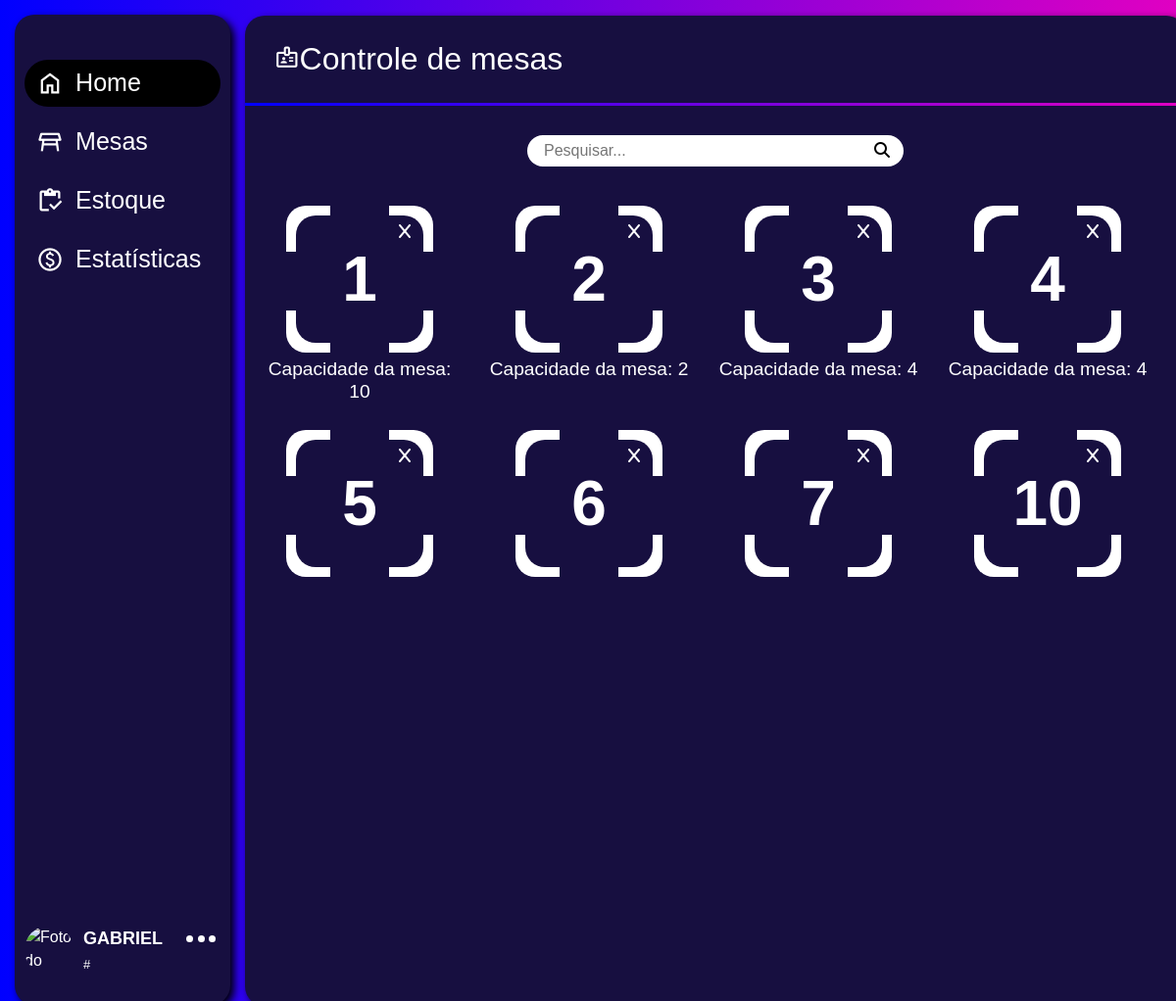
Page /ADM/app/pagina-inicial/controle-de-mesas/controle_mesas.php (signed in) on the committed database.
### tables this page shows
CREATE TABLE IF NOT EXISTS `mesas` (
  `mesa` int NOT NULL AUTO_INCREMENT,
  `qtdCadeiras` int NOT NULL,
  `estado` varchar(50) NOT NULL DEFAULT 'Livre',
  `chamando` char(3) NOT NULL DEFAULT 'não',
  PRIMARY KEY (`mesa`)
);

### ADM/app/pagina-inicial/controle-de-mesas/controle_mesas.php (the view, shortened to what this page needs)
<?php
include_once(__DIR__ . '/../../../PHP/conn.php');
$nomeFunc = $_SESSION['nome'];
$idFunc = $_SESSION['id_func'];
$parts = explode(" ", $nomeFunc);
$primeiroNome = $parts[0];
$avatar = '../../../../imgbd/' . $_SESSION['avatarSession'];
if(!empty($_GET['search'])){
    $dados = $_GET['search'];
    $sqlc = "SELECT * FROM mesas WHERE mesa LIKE '%$dados%'";
}else{
    $sqlc = "SELECT * FROM mesas";
}
$mesa = $sql->query($sqlc);
?>
<!DOCTYPE html>
<html lang="pt-br">
<head>
    <link href="https://cdn.jsdelivr.net/npm/bootstrap@5.3.0-alpha3/dist/css/bootstrap.min.css" rel="stylesheet">
    <link rel="stylesheet" href="../../../assets/css/menu.css">
    <link rel="stylesheet" href="../../../assets/css/paginaInicial/cont-func.css">
</head>
<body>
    <div class="fundo">
        <aside class="sidebar">
            <nav>
                <a href="../home.php">
                    <button class="active">
                        <span>
                            <i class="material-symbols-outlined">home</i>
                            <span>Home</span>
                        </span>
                    </button>
                </a>
                <a href="../../mesas/home_mesa.php">
                    <button>
                        <span>
                            <i class="material-symbols-outlined">table_restaurant</i>
                            <span>Mesas</span>
                        </span>
                    </button>
                </a>
                <a href="../../estoque/estoque.php">
                    <button>
                        <span>
                            <i class="material-symbols-outlined">inventory</i>
                            <span>Estoque</span>
                        </span>
                    </button>
                </a>
                <a href="../../estatisticas/estatisticas.php">
                    <button>
                        <span>
                            <i class="material-symbols-outlined">paid</i>
                            <span>Estatísticas</span>
                        </span>
                    </button>
                </a>
            </nav>
            <header class="sidebar-header">
                <img class="logo-img" src="<?php echo $avatar; ?>" alt="Foto do usuário">
                <span class="dados">
                    <span class="nome"><?php echo $primeiroNome; ?></span>
                    <br>
                    <span class="id">#<?php echo $idFunc; ?></span>
                </span>
                <span id="options">
                    <span class="opcoes">
                        <span class="ball"></span>
                        <span class="ball"></span>
                        <span class="ball"></span>
                    </span>
                </span>
            </header>
        </aside>
        <main class="main">
            <div class="header">
                <div><i class="material-symbols-outlined">badge</i><span>Controle de mesas</span></div>
            </div>
            <hr>
            <div class="mainArea">
                <div class="searchArea">
                    <form action="" method="get">
                        <div class="row">
                            <div class="col-10">
                                <input type="text" name="search" placeholder="Pesquisar..." class="searchBar" id="search" />
                            </div>
                            <div class="col-2">
                                <button type="submit" class="searchButton">
                                    <i class="fa-solid fa-magnifying-glass"></i>
                                </button>
                            </div>
                        </div>
                    </form>
                </div>
                <div class="container row mesasArea" id="mesasContainer">
                <?php foreach($mesa as $mesas): ?>
                    <div class="col-3 mesaArea">
                        <div class="mesa">
                            <div class="fundoMesa">
                                <div class="fondoMesaAzul">
                                    <div class="linhaVertical"></div>
                                    <h1 id="nMesaGrande"><?php echo $mesas['mesa']; ?></h1>
                                    <a href="../../../PHP/delete_mesa.php?mesa=<?php echo $mesas['mesa'];?>" class="excluirMesa"><i class="fa-solid fa-x" ></i></a>
                                </div>
                            </div>
                        </div>
                        <h2 class="Capacidade">Capacidade da mesa: <span id="nPessoas"><?php echo $mesas['qtdCadeiras']; ?></span></h2>
                    </div>
                    <?php endforeach; ?>
                </div>
            </div>
        </main>
    </div>
</body>
</html>

### ADM/assets/css/menu.css (style rules this page uses)
:root { --rosa: #E000C2; --azulClaro: #07E8FF; --azul: #0000FF; --azulEscuro:#170F40; --azulDiferenciado:#3214E1; }
* { box-sizing: border-box; }
body { margin: 0; font-family: sans-serif; color: #fff; }
.fundo { position: absolute; background-image: linear-gradient(to left, var(--rosa), var(--azul)); width: 100%; height: 100%; }
.sidebar { position: fixed; background-color: var(--azulEscuro); top: 15px; left: 15px; height: 95%; display: flex; flex-direction: column; align-items: flex-start; width: 220px; padding: 40px 10px 30px 10px; border-radius: 20px; box-shadow: 4px 4px 8px black; }
.sidebar-header { display: flex; width: 100%; margin-top: 16px; }
.dados { display: inline-block; margin-left: 10px; }
.nome { font-weight: bold; font-size: 18px; }
.id { font-size: 13px; }
#options { display: flex; justify-content: flex-end; gap: 1; width: 100%; height: 20px; }
.opcoes { text-align: center; width: 40px; height: 20px; z-index: 2; cursor: pointer; }
.ball { display: inline-block; background-color: #fff; width: 7px; height: 7px; border-radius: 50%; cursor: pointer; }
.logo-img { width: 50px; max-height: 50px; border-radius: 50%; object-fit: cover; transition: transform .4s; }
.sidebar button { height: 60px; background: transparent; border: 0; font-family: inherit; color: inherit; cursor: pointer; text-align: left; padding: 0; width: 100%; }
.sidebar button > span { display: inline-flex; align-items: center; gap: 12px; height: 48px; border-radius: 24px; padding: 0 16px 0 12px; line-height: 1; transition: all .2s; width: 100%; font-size: 1.2rem; }
.active > span { background-color: #000; }
.sidebar button i { position: relative; font-size: 28px; transition: .2s; }
.sidebar button span { font-size: 1.4em; }
.sidebar>nav { flex: 1 1 auto; display: flex; flex-direction: column; width: 100%; font-size: .8em; }
.sidebar>nav a { text-decoration: none; color: #FFF; }
.main { margin-left: 250px; margin-top: 16px; height: 95%; width: 80%; border-radius: 20px; background-color: var(--azulEscuro); box-shadow: 4px 4px 8px black; }
.header { margin-left: 30px; padding-top: 20px; padding-bottom: 5px; display: flex; justify-content: space-between; align-items: center; }
.header i { font-size: 1.6em; }
.header span { font-size: 2em; }
.main hr { background-image: linear-gradient(to right, var(--azul), var(--rosa)); height: 3px; border: none; padding: 0px; opacity: 100; }

### ADM/assets/css/paginaInicial/cont-func.css (style rules this page uses)
.id { width: 55px; }
.searchArea { background-color: #fff; margin: auto; margin-top: 30px; margin-bottom: 20px; width: 40%; height: 2em; border-radius: 50px; cursor: text; }
.searchArea>form { width: 100%; height: 2em; }
.searchBar { width: 100%; height: 2em; margin-left: 15px; border: none; }
.searchButton { border: none; background-color: transparent; height: 2em; width: 100%; }

### ADM/app/pagina-inicial/controle-de-mesas/controle_mesas.php (style rules this page uses)
.mesasArea { overflow: auto; height: 400px; }
.fundoMesa { margin-top: 20px; background-color: #fff; width: 150px; height: 150px; border-radius: 20px; display: flex; align-items: center; justify-content: center; }
.fondoMesaAzul { background-color: var(--azulEscuro); width: 130px; height: 130px; border-radius: 20px; }
.fondoMesaAzul>h1 { text-align: center; font-size: 4em; font-weight: bold; position: relative; top: -93px; left: 0px; }
.linhaHorizontal, .linhaVertical { background-color: var(--azulEscuro); width: 150px; height: 60px; position: relative; }
.linhaVertical { transform: rotate(90deg); top: -25px; left: -10px; }
.mesa { display: flex; align-items: flex-end; justify-content: center; }
.excluirMesa { position: relative; color: #fff; top: -200px; right: -105px; transition: .4s; }
.Capacidade { font-size: 1.2em; text-align: center; margin-top: 5px; }

### rows in the picture
mesas: mesa "1", qtdCadeiras "10"
mesas: mesa "2", qtdCadeiras "2"
mesas: mesa "3", qtdCadeiras "4"
mesas: mesa "4", qtdCadeiras "4"
mesas: mesa "5"
mesas: mesa "6"
mesas: mesa "7"
mesas: mesa "10"

### other values in the picture
$primeiroNome "GABRIEL"
